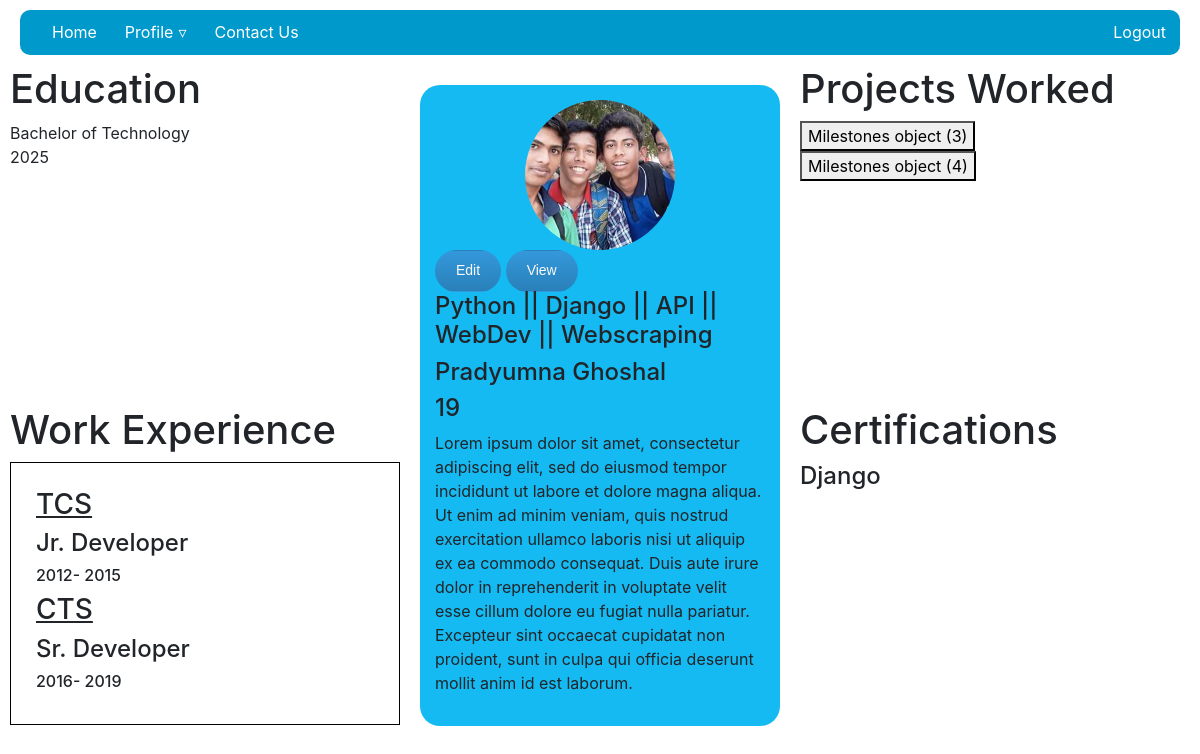
/profile/pradyumna/ (signed in), run on an earlier commit of the app's database.
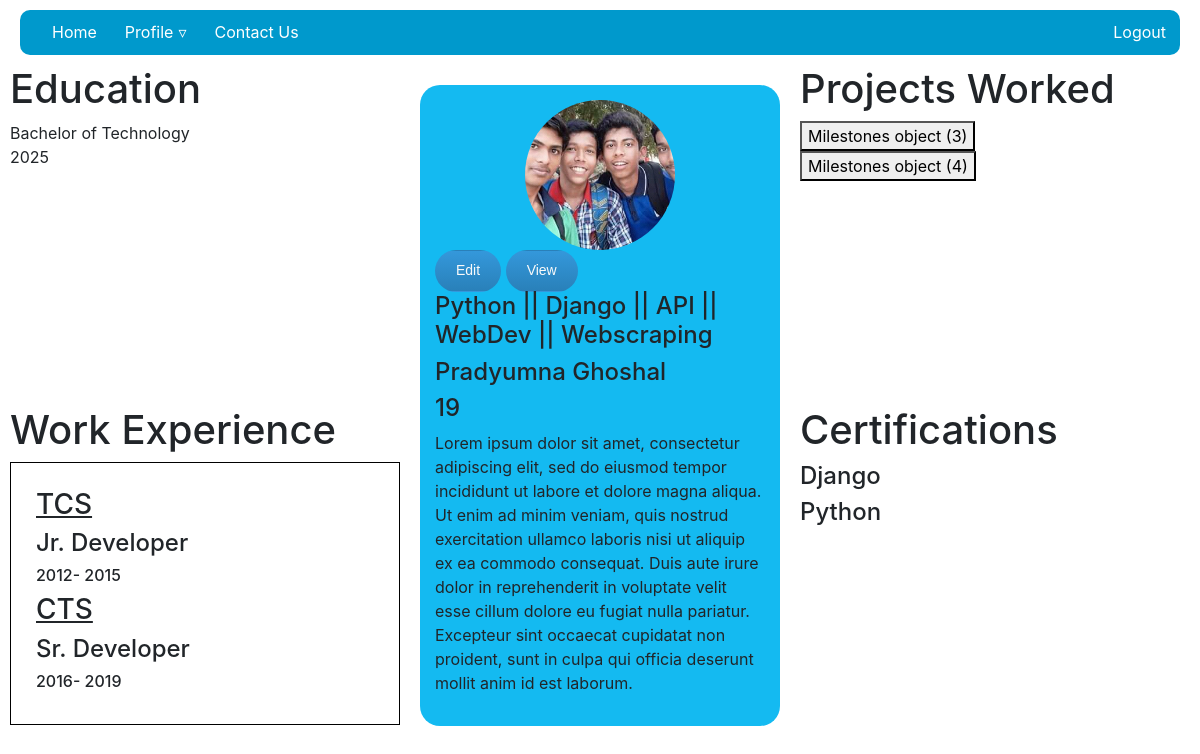
And on a later commit of the database.
### prof_details/models.py (models this page shows)
class Academics(models.Model):
    profile = models.ForeignKey(Profile, on_delete=models.CASCADE)
    degree = models.CharField(max_length=50, null=True, blank=True)
    year_of_completion = models.IntegerField(choices=[(r,r) for r in range(1950,datetime.date.today().year+10)],
                                             default=datetime.date.today().year, null=True, blank=True)

class WorkExperiences(models.Model):
    user = models.ForeignKey(User, on_delete=models.CASCADE)
    organization_name = models.CharField(max_length=50, null=True, blank=True)
    designation = models.CharField(max_length=30, null=True, blank=True)
    year_joined = models.IntegerField(choices=[(r,r) for r in range(1950,datetime.date.today().year)],
                                             default=datetime.date.today().year-10, null=True, blank=True)
    year_left = models.IntegerField(choices=[(r,r) for r in range(1950,datetime.date.today().year)]+[(435464,'Present')],
                                             default=435464, null=True, blank=True)

class Certifications(models.Model):
    user = models.ForeignKey(User, on_delete=models.CASCADE)
    title =  models.CharField(max_length=20, null=True, blank=True)
    certifications = models.FileField(upload_to='certifications/' ,null=True, blank=True)

### base/models.py (models this page shows)
class Milestones(models.Model):
    user = models.ForeignKey(User, on_delete=models.CASCADE)
    title =  models.CharField(max_length=20, null=True, blank=True)
    description = models.TextField(max_length=1000, null=True, blank=True)
    project_or_repository_link = models.URLField(null=True, blank=True)
    acknowledgement = models.ImageField(upload_to='acknowledment/', null=True, blank=True)
    project = models.ImageField(upload_to='project_images/', null=True, blank=True)

### prof_details/views.py (the view)
# urls.py: path('profile/<str:username>/', login_required(views.ProfileView.as_view(),login_url='login'), name='profile'),
class ProfileView(View):
    def get(self, request, *args, **kwargs):
        username = request.user.username
        page = 'ViewProfile'
        context = {'page':page}
        try:
            profile = Profile.objects.get(user=request.user)
            context.update({'profile': profile})
        except:
            messages.error(request,'Havent set up a profile yet')
        try:
            academics = Academics.objects.filter(profile=profile)
            context.update({'academics':academics})
        except:
            pass
        try:
            milestones = Milestones.objects.filter(user=request.user)
            context.update({'milestones':milestones})
        except:
            pass
        try:
            certif = Certifications.objects.filter(user=request.user).values()
            context.update({'certifications':certif})
        except:
            pass
        try:
            workex = WorkExperiences.objects.filter(user=request.user)
            context.update({'workexperience':workex})
        except:
            pass
        return render(request,'prof_details/profile.html', context)

### base/models.py (called while the page is built)
    def __str__(self):
        if super().first_name:
            return super().get_full_name()
        else:
            return super().username

### prof_details/templates/prof_details/profile.html (shortened to what the changed rows need)
{% extends 'main.html' %}
{% load crispy_forms_tags %}
{% block content %}
{% if page == 'edit' %}
    <div class="profile-edit">
        <div class="left">
            <div class="edit-form">
                <h1>Edit your Profile</h1>
                <img src="{{profile.avatar.url}}" width="120"/>
                <br>
                <form action="" method="POST" enctype='multipart/form-data'>
                    {% csrf_token %}
                    {{form|crispy}}
                    <input type="submit" value="Save" class="btn">
                    {% if request.GET.r != 'profile' %}
                        {% if form.instance.id %}
                            <a class="btn" href="{% url 'delete' form.instance.id %}?r={{r}}" style="background: red;">DELETE</a>
                        {% elif form.id %}
                            <a class="btn" href="{% url 'delete' form.id %}?r={{r}}" style="background: red;">DELETE</a>
                        {% endif %}
                    {% endif %}
                </form>
            </div>
        </div>
            <div class="right">
                <ul>
                    <li><a href="?r=profile">Profile</a></li>
                    <li><a href="{% url 'detail'  %}?r=certification&d=details">Certifications</a></li>
                    <li><a href="{% url 'detail'  %}?r=academics&d=details">Academics</a></li>
                    <li><a href="{% url 'detail'  %}?r=experience&d=details">Experience</a></li>
                    <li><a href="{% url 'detail'  %}?r=projects&d=details">Projects</a></li>
                    <li><a href="{% url 'detail'  %}?r=skills&d=details">Skills</a></li>
                    <li><a href="{% url 'detail'  %}?r=contacts&d=details">Contacts</a></li>
                </ul>
            </div>
    </div>
{% elif page == 'ViewProfile' %}
    <div class="profilecontainer">
        <div id="profile-left">
            <div>
                {% if academics %}
                    <h1>
                        Education
                    </h1>
                    {% for p in academics %}
                        {% if p is not None %}
                            {{p.degree}}
                            <br>
                        {% endif %}
                        {{p.year_of_completion}}
                    {% endfor %}
                {% endif %}
            </div>
            <div>
                {% if workexperience %}
                    <h1>Work Experience</h1>
                    <div class="work-block">
                            {% for w in workexperience %}
                                <u><h3>{{w.organization_name}}</h3></u>
                                <h4>{{w.designation}}</h4>
                                <h6>{{w.year_joined}}-
                                    {% if w.year_left == 435464  %}
                                        Present
                                    {% else %}
                                        {{w.year_left}}
                                    {% endif %}
                                </h6>
                            {% endfor %}
                    </div>
                {% endif %}
            </div>
        </div>
        <div id="profile-right">
            <div>
                {% if milestones %}
                    <h1>Projects Worked</h1>
                    {% for m in milestones %}
                        <a href="{% url 'milestone' m.id %}">
                            <button>
                                {{m}}
                            </button>
                            <br>
                        </a>
                    {% endfor %}
                {% endif %}
            </div>
            <div>
                {% if certifications %}
                    <h1>Certifications</h1>
                    {% for cer in certifications %}
                        <h4>{{cer.title}}</h4>
                    {% endfor %}
                {% endif %}
            </div>
        </div>
    </div>
{% endif %}
{% endblock content %}

What changed in the data, as far as the page shows it:
added Certifications: title "Python"
